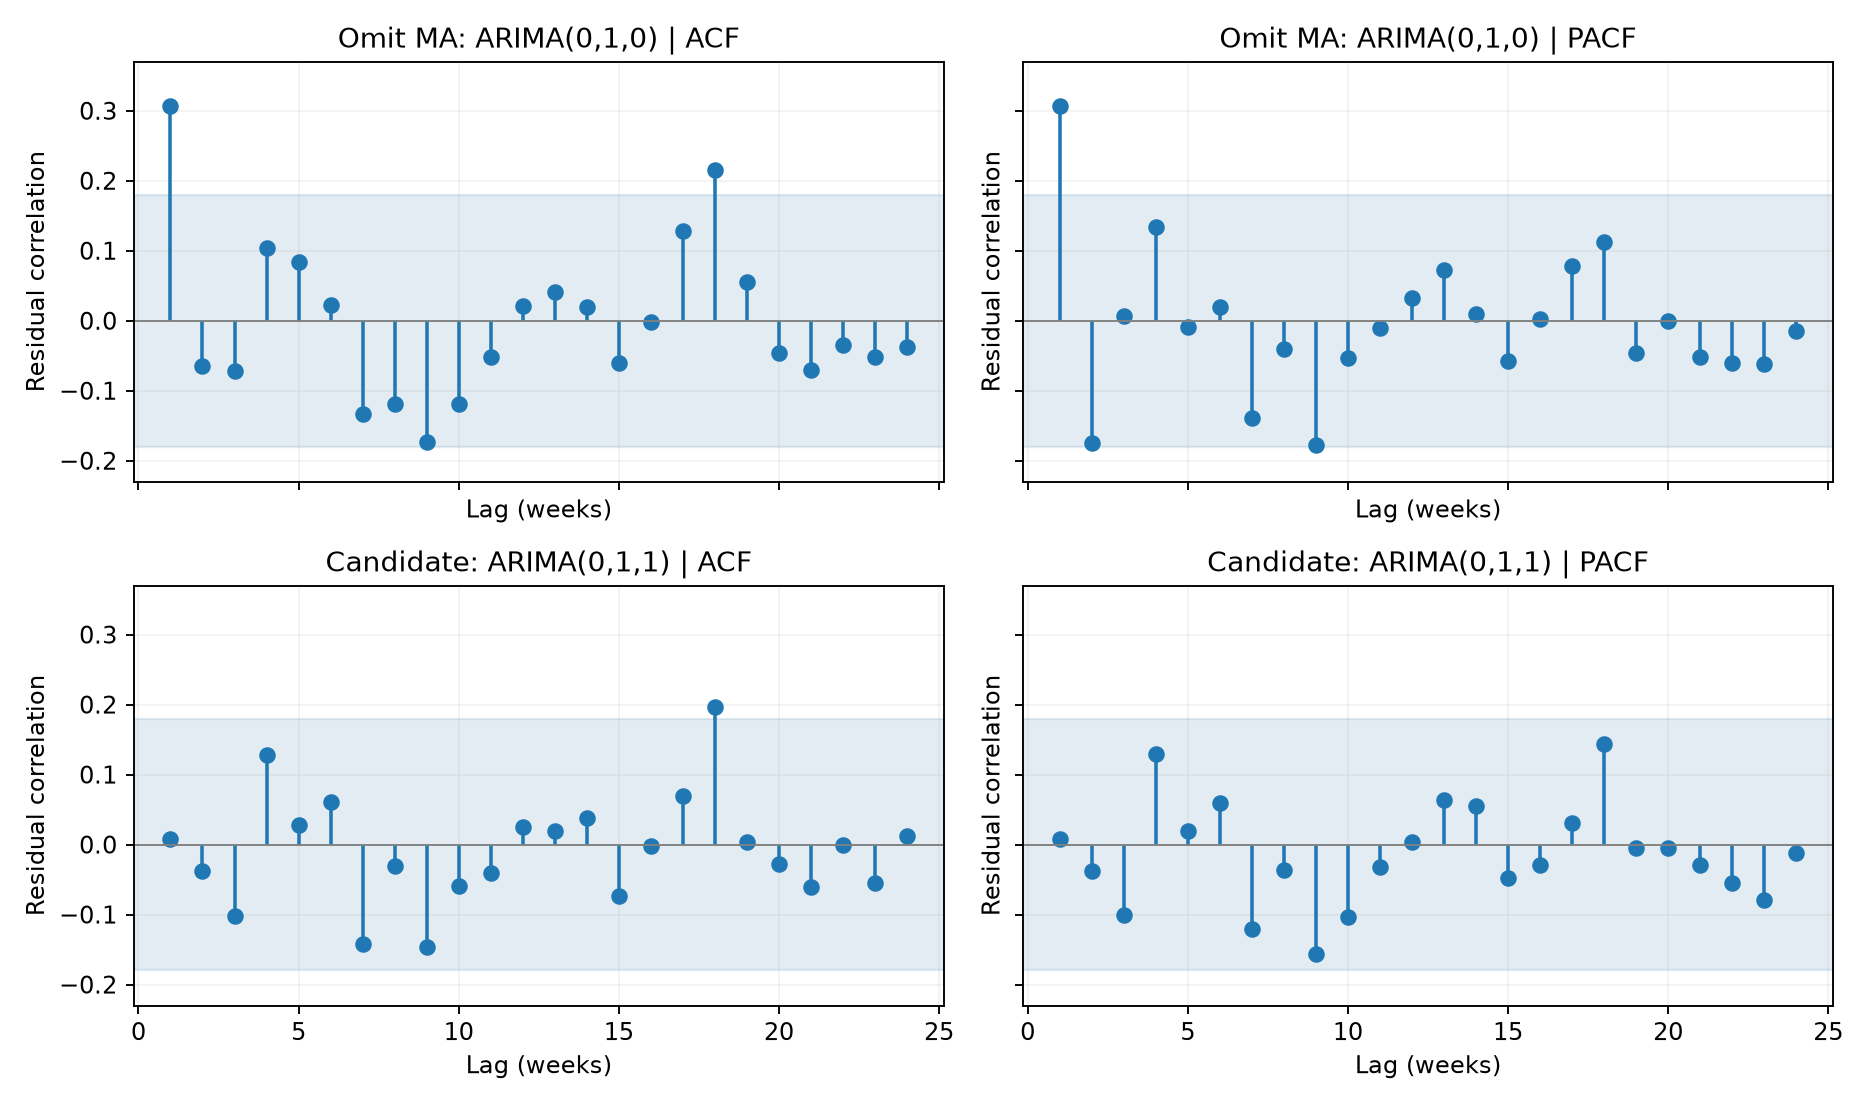

Python code for this plot:
import json
import warnings
from pathlib import Path
import numpy as np
import matplotlib
matplotlib.use('Agg')
import matplotlib.pyplot as plt
from scipy.stats import chi2
from statsmodels.tsa.arima.model import ARIMA
from statsmodels.tsa.stattools import acf, pacf


def summarize(errors, model_df):
    n = len(errors)
    ac = acf(errors,nlags=24,fft=False)
    pa = pacf(errors,nlags=24,method='ywm')
    tests = []
    for h in [6,12,18,24]:
        k = np.arange(1,h+1)
        bp = float(n*np.sum(ac[1:h+1]**2))
        lb = float(n*(n+2)*np.sum(ac[1:h+1]**2/(n-k)))
        df = h-model_df
        tests.append({'h':h,'df':df,'BP':bp,'BP_p':float(chi2.sf(bp,df)),
                      'LB':lb,'LB_p':float(chi2.sf(lb,df))})
    return {'standardized_errors':errors.tolist(),'acf':ac.tolist(),'pacf':pa.tolist(),
            'model_df':model_df,'tests':tests}


def main():
    y = np.genfromtxt('paper_towels.csv',delimiter=',',skip_header=1)[:,1]
    z = np.diff(y)
    prior = json.loads(Path('turn07_residuals.json').read_text())
    with warnings.catch_warnings(record=True) as caught:
        warnings.simplefilter('always')
        fit = ARIMA(z,order=(0,0,0),trend='n').fit(method_kwargs={'disp':0,'maxiter':300})
    omitted = summarize(np.asarray(fit.filter_results.standardized_forecasts_error[0]),0)
    candidate = summarize(np.array(prior['standardized_errors']),1)
    omitted.update({'sigma2':float(fit.params[0]),'loglike':float(fit.llf),'aic':float(fit.aic),
                    'converged':bool(fit.mle_retvals['converged']), 'warnings':[str(w.message) for w in caught]})
    result = {'n':len(z),'comparison':'No-constant ARIMA(0,1,0) vs no-constant ARIMA(0,1,1). Same data, standardized one-step errors, same ACF definition and lag cutoffs.',
              'omitted_MA':omitted,'candidate_MA1':candidate,
              'reference_band':float(1.96/np.sqrt(len(z)))}
    fig,axs = plt.subplots(2,2,figsize=(11,6.5),sharex=True,sharey=True)
    for row,(name,values) in enumerate([('Omit MA: ARIMA(0,1,0)',omitted),('Candidate: ARIMA(0,1,1)',candidate)]):
        for col,key in enumerate(['acf','pacf']):
            ax = axs[row,col]
            ax.stem(np.arange(1,25),values[key][1:],basefmt=' ')
            band = result['reference_band']
            ax.axhspan(-band,band,color='steelblue',alpha=.15)
            ax.axhline(0,color='gray',linewidth=.8)
            ax.set(title=name+' | '+key.upper(),xlabel='Lag (weeks)',ylabel='Residual correlation',ylim=(-.23,.37))
            ax.grid(alpha=.15)
    fig.tight_layout()
    fig.savefig('turn09_omission.png',dpi=170)
    plt.close(fig)
    Path('turn09_omission.json').write_text(json.dumps(result,indent=2))
    print('Omitted model convergence:',omitted['converged'],'warnings:',omitted['warnings'])
    for label,values in [('Omitted',omitted),('Candidate',candidate)]:
        print(label,'ACF1',values['acf'][1], 'PACF1',values['pacf'][1])
        print(json.dumps(values['tests'],indent=2))
    print('Omitted variance',omitted['sigma2'])


if __name__ == '__main__':
    main()
